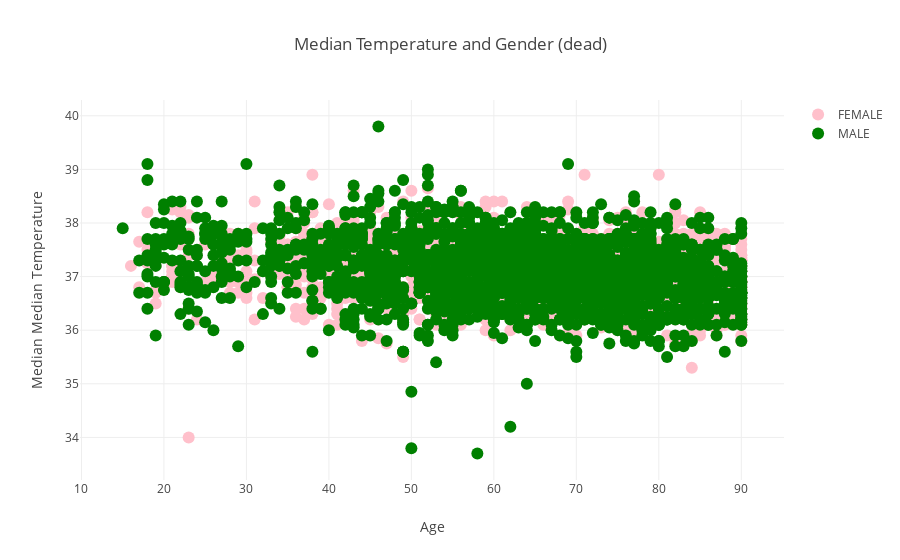

Source (notebook cell):
### Code cell
trace1 = {"x":df_clean_survive_female['Age'].tolist() , 
          "y":df_clean_survive_female['Temp_Median'].tolist()  , 
          "marker": {"color": "pink", "size": 12}, 
          "mode": "markers", 
          "name": "FEMALE", 
          "type": "scatter"
}

trace2 = {"x": df_clean_survive_male['Age'].tolist() , 
          "y": df_clean_survive_male['Temp_Median'].tolist(), 
          "marker": {"color": "green", "size": 12}, 
          "mode": "markers", 
          "name": "MALE", 
          "type": "scatter", 
}
data=[trace1,trace2]
fig = graph_objs.Figure(data=data)
fig['layout'].update(title='Median Temperature and Gender (dead)',
                    xaxis=dict( title='Age'), 
                    yaxis=dict( title='Median Median Temperature '),
                                        ), 
iplot(fig)

### Figure 1 — Plotly figure (JSON) as saved in the notebook; plotly's stock layout.template omitted (floating-point values rounded to 4 significant figures; data arrays with more than 128 entries replaced by an {"elided": "..."} marker saying what was removed)
{"data": [{"marker": {"color": "pink", "size": 12}, "mode": "markers", "name": "FEMALE", "type": "scatter", "uid": "5d83003f-85cd-4e88-957d-71b8290c7401", "x": {"elided": "1465 int values"}, "y": {"elided": "1465 float values"}}, {"marker": {"color": "green", "size": 12}, "mode": "markers", "name": "MALE", "type": "scatter", "uid": "a90a5305-9830-4d4d-accb-082fe4bc80be", "x": {"elided": "1921 int values"}, "y": {"elided": "1921 float values"}}], "layout": {"title": {"text": "Median Temperature and Gender (dead)"}, "xaxis": {"title": {"text": "Age"}}, "yaxis": {"title": {"text": "Median Median Temperature "}}}}
